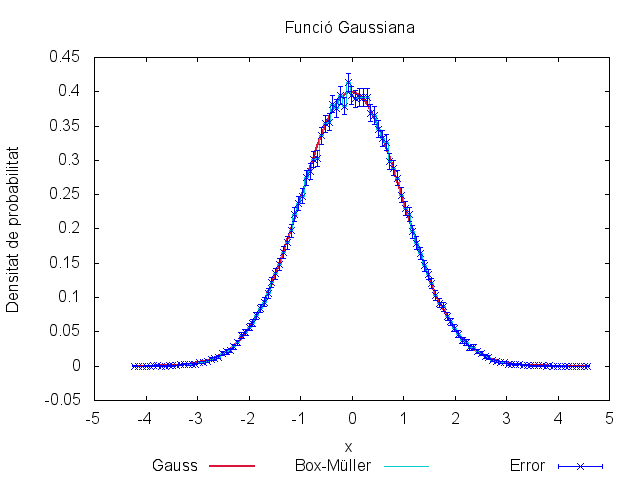

gnuplot code for this plot:
set title "Funció Gaussiana"
set xlabel "x"
set ylabel "Densitat de probabilitat"
set key below

f(x)=(1/sqrt(2*pi))*exp(-(x)**2/2)

#plot f(x) t "Gauss", "P5-2016-c2-res1.dat" u 1:2:3 w e t "Box-Müller"

plot f(x) w l lt 4 lw 2 lc rgb "#DC143C" t"Gauss",\
"P5-2016-c2-res1.dat" u 1:2 lt 2 lc rgb "#00CED1" t"Box-Müller" with histeps,\
"P5-2016-c2-res1.dat" u 1:2:3 lt 2 lc rgb "blue" t"Error" with errorbars 
pause -1

#Output
set term png 
set output "P5-2016-fig1-c2.png"

replot
reset 	
exit
